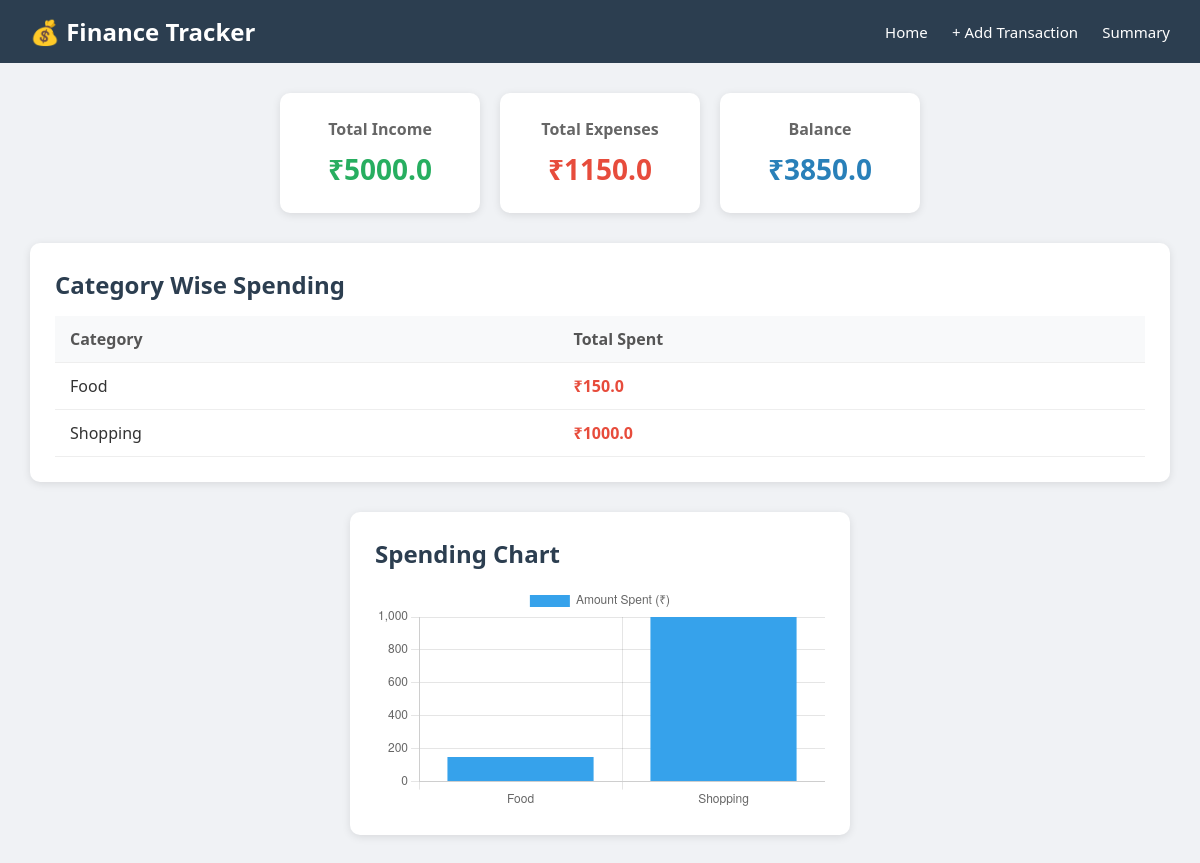
Page /summary on the committed database.
### tables this page shows
CREATE TABLE transactions (
    id INTEGER PRIMARY KEY AUTOINCREMENT,
    type TEXT NOT NULL,
    amount REAL NOT NULL,
    category TEXT NOT NULL,
    description TEXT,
    date TEXT NOT NULL
);

### app.py (the view)
@app.route('/summary')
def summary():
    summary = get_summary()
    category_totals = get_category_totals()
    return render_template('summary.html',
        summary=summary,
        category_totals=category_totals
    )

### database.py (called while the page is built)
def get_db():
    conn = sqlite3.connect(DATABASE)
    conn.row_factory = sqlite3.Row
    return conn

def get_summary():
    conn = get_db()
    income = conn.execute(
        'SELECT SUM(amount) FROM transactions WHERE type = "income"'
    ).fetchone()[0] or 0
    expenses = conn.execute(
        'SELECT SUM(amount) FROM transactions WHERE type = "expense"'
    ).fetchone()[0] or 0
    conn.close()
    return {
        'income': income,
        'expenses': expenses,
        'balance': income - expenses
    }

def get_category_totals():
    conn = get_db()
    totals = conn.execute(
        'SELECT category, SUM(amount) as total FROM transactions WHERE type = "expense" GROUP BY category'
    ).fetchall()
    conn.close()
    return totals

### templates/summary.html (shortened to what this page needs)
<!DOCTYPE html>
<html lang="en">
<head>
    <link rel="stylesheet" href="{{ url_for('static', filename='style.css') }}">
</head>
<body>
    <nav>
        <h1>💰 Finance Tracker</h1>
        <div>
            <a href="/">Home</a>
            <a href="/add">+ Add Transaction</a>
            <a href="/summary">Summary</a>
        </div>
    </nav>
    <div class="cards">
        <div class="card green">
            <h3>Total Income</h3>
            <p>₹{{ summary['income'] }}</p>
        </div>
        <div class="card red">
            <h3>Total Expenses</h3>
            <p>₹{{ summary['expenses'] }}</p>
        </div>
        <div class="card blue">
            <h3>Balance</h3>
            <p>₹{{ summary['balance'] }}</p>
        </div>
    </div>
    <div class="table-container">
        <h2>Category Wise Spending</h2>
        <table>
            <thead>
                <tr>
                    <th>Category</th>
                    <th>Total Spent</th>
                </tr>
            </thead>
            <tbody>
                {% for row in category_totals %}
                <tr>
                    <td>{{ row['category'] }}</td>
                    <td class="expense">₹{{ row['total'] }}</td>
                </tr>
                {% endfor %}
            </tbody>
        </table>
    </div>
    <div class="chart-container">
        <h2>Spending Chart</h2>
        <canvas id="barChart"></canvas>
    </div>
    <script>
        const ctx = document.getElementById('barChart').getContext('2d');
        const barChart = new Chart(ctx, {
            type: 'bar',
            data: {
                labels: {{ category_totals | map(attribute='category') | list | tojson }},
                datasets: [{
                    label: 'Amount Spent (₹)',
                    data: {{ category_totals | map(attribute='total') | list | tojson }},
                    backgroundColor: '#36A2EB'
                }]
            },
            options: {
                responsive: true,
                scales: {
                    y: { beginAtZero: true }
                }
            }
        });
    </script>
</body>
</html>

### static/style.css (style rules this page uses)
* { margin: 0; padding: 0; box-sizing: border-box; font-family: 'Segoe UI', sans-serif; }
body { background-color: #f0f2f5; color: #333; }
nav { background-color: #2c3e50; color: white; padding: 15px 30px; display: flex; justify-content: space-between; align-items: center; }
nav h1 { font-size: 24px; }
nav a { color: white; text-decoration: none; margin-left: 20px; font-size: 15px; }
.cards { display: flex; justify-content: center; gap: 20px; padding: 30px; }
.card { background: white; border-radius: 10px; padding: 25px 40px; text-align: center; box-shadow: 0 2px 8px rgba(0,0,0,0.1); min-width: 200px; }
.card h3 { font-size: 16px; margin-bottom: 10px; color: #666; }
.card p { font-size: 28px; font-weight: bold; }
.card.green p { color: #27ae60; }
.card.red p { color: #e74c3c; }
.card.blue p { color: #2980b9; }
.chart-container { background: white; margin: 0 30px 30px; padding: 25px; border-radius: 10px; box-shadow: 0 2px 8px rgba(0,0,0,0.1); max-width: 500px; margin-left: auto; margin-right: auto; margin-bottom: 30px; }
.chart-container h2 { margin-bottom: 15px; color: #2c3e50; }
.table-container { background: white; margin: 0 30px 30px; padding: 25px; border-radius: 10px; box-shadow: 0 2px 8px rgba(0,0,0,0.1); }
.table-container h2 { margin-bottom: 15px; color: #2c3e50; }
table { width: 100%; border-collapse: collapse; }
th, td { padding: 12px 15px; text-align: left; border-bottom: 1px solid #eee; }
th { background-color: #f8f9fa; font-weight: 600; color: #555; }
.expense { color: #e74c3c; font-weight: bold; }

### rows in the picture
transactions: category "Food", total "150.0"
transactions: category "Shopping", total "1000.0"

### other values in the picture
{{ summary['income'] }} "5000.0"
{{ summary['expenses'] }} "1150.0"
{{ summary['balance'] }} "3850.0"
chart data {{ category_totals | map(attribute='category') | list | tojson }} ["Food", "Shopping"]
chart data {{ category_totals | map(attribute='total') | list | tojson }} [150.0, 1000.0]
